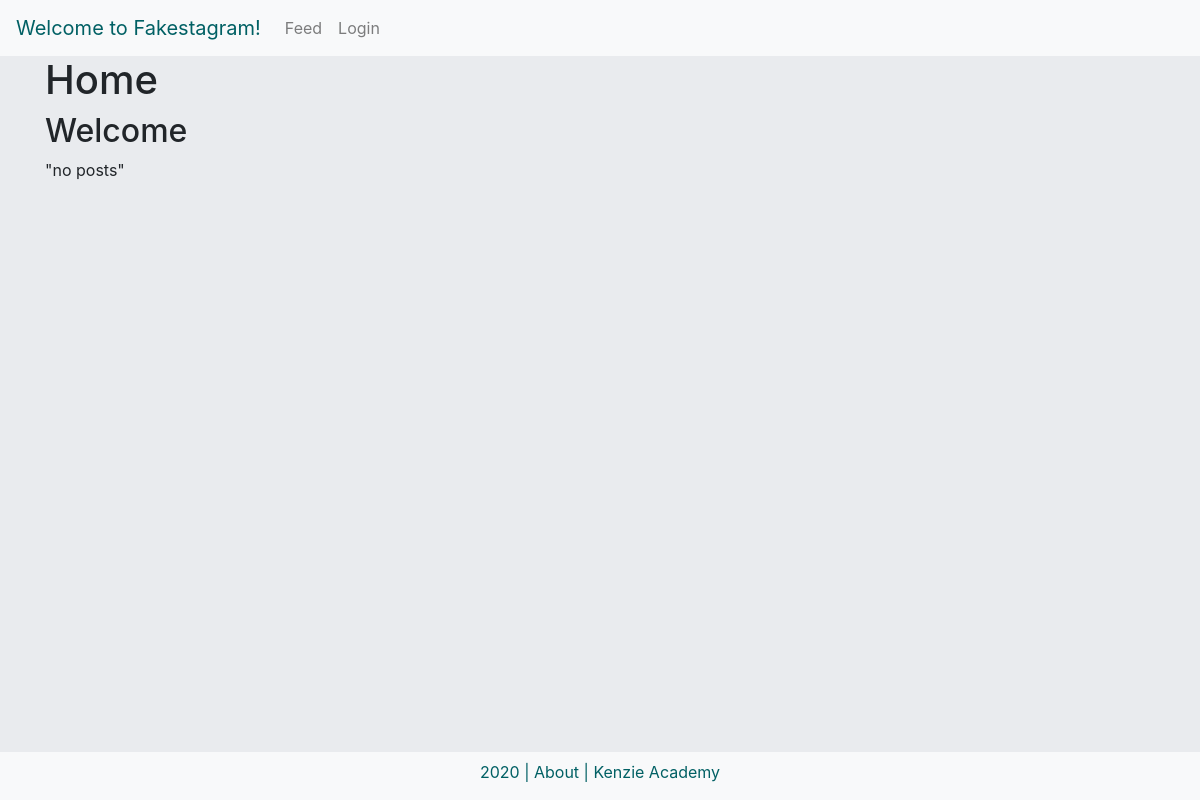
The app's page /, older data.
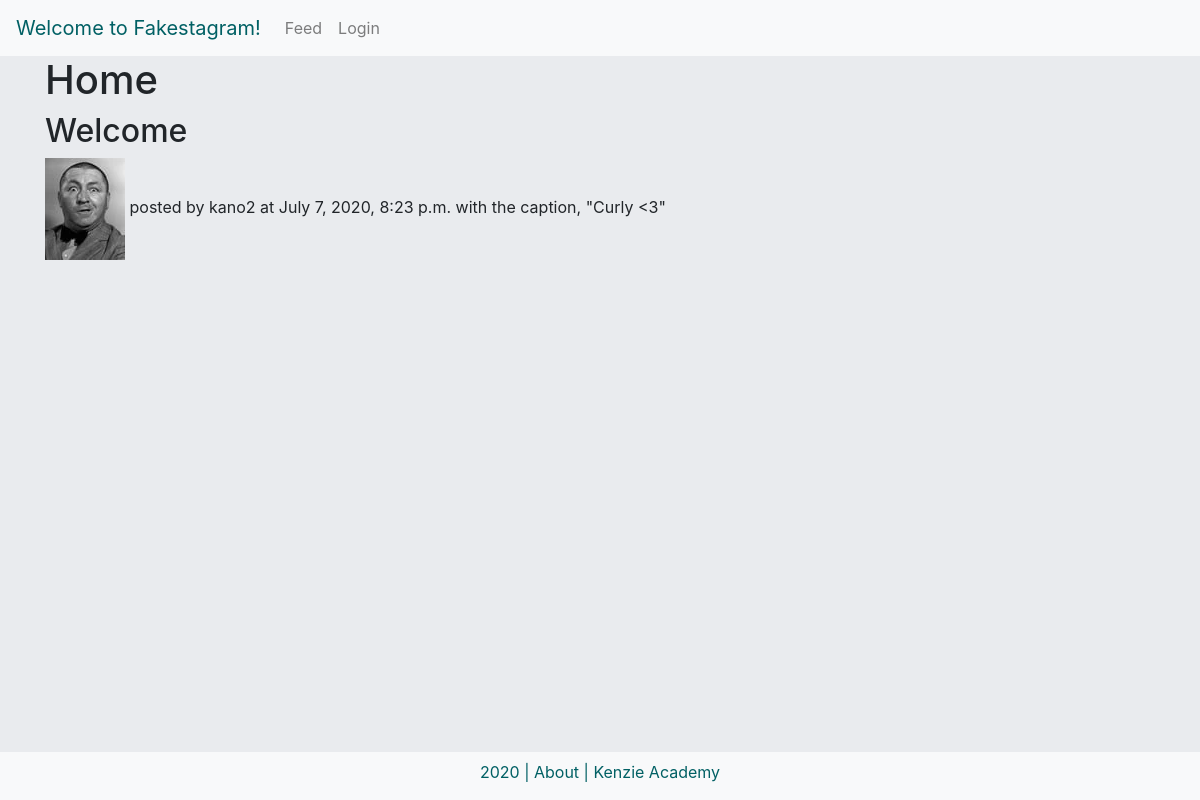
The same page, newer data.
### insta_backend/models.py (models this page shows, shortened)
class Post(models.Model):
    author = models.ForeignKey(
        'authentication.Author',
        on_delete= models.CASCADE
    )
    image = models.ImageField(upload_to='post_uploads/')
    caption = models.TextField(max_length=500)
    timestamp = models.DateTimeField(auto_now=True)
    likes = models.ManyToManyField(
        'authentication.Author',
        blank=True,
        related_name="authors_who_like_this"
        )

### authentication/models.py (models this page shows, shortened)
class Author(AbstractBaseUser):
    bio = models.TextField(max_length=280)
    name = models.CharField(max_length=50)
    username = models.CharField(max_length=50, unique=True)
    slug = models.SlugField()
    website = models.URLField()
    email = models.EmailField(max_length=100, unique=True)
    gender = models.CharField(max_length=20)
    profile_picture = models.ImageField(null=True, blank=True)
    active = models.BooleanField(default=True)
    staff = models.BooleanField(default=False)
    admin = models.BooleanField(default=False)
    age = models.FloatField(null=True, blank=True)
    birthdate = models.DateField(auto_now=False, auto_now_add=False, null=True, blank=True)
    following = models.ManyToManyField(
        'self',
        related_name="following"
    )
    USERNAME_FIELD = 'username'
    REQUIRED_FIELDS = ['email', 'name']
    objects = AuthorManager()

### insta_backend/views.py (the view)
# urls.py: path('', Homepage.as_view(), name='home'),
class Homepage(View):
    html = "index.html"
    def get(self, request):
        print("posts view activated!!!")
        posts = None
        if request.user.is_authenticated:
            posts = Post.objects.filter(author__in=request.user.following.all())
        else:
            posts = Post.objects.all()
        return render(request, self.html, {'posts': posts})

### authentication/templates/index.html
{% extends 'base.html' %}
{% block content %}
<h1>Home</h1>
<h2>Welcome {{request.user.username}}</h2>
{% if posts %}
{% for post in posts %}
{% load static %}
    <img src="{% static post.image.url|slice:"13:" %}"/>
    posted by {{ post.author.username }}
    at {{ post.timestamp }}
    with the caption, "{{ post.caption }}"
    <br>
{% endfor %}
{% else %}
"no posts"
{% endif %}
{% endblock %}

Row changes from the older to the newer data that the page shows:
added Post: image (picture), author.username "kano2", timestamp "July 7, 2020, 8:23 p.m.", caption "Curly <3"
Text that changed along with them:
text no longer shown: "\"no posts\""
